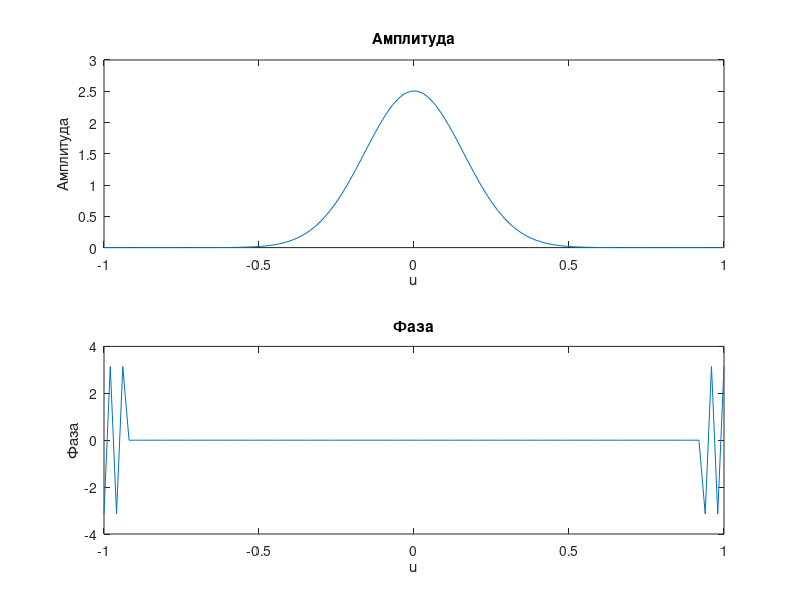

Reproduce this figure in MATLAB.
% Параметры гауссова пучка
sigma = 1; % Ширина гауссова пучка
N = 100; % Количество точек
x = linspace(-5, 5, N); % Диапазон x
u = linspace(-1, 1, N); % Диапазон u

% Гауссов пучок
f = exp(-x.^2 / (2 * sigma^2));

% Финитное преобразование Фурье методом прямоугольников
F = zeros(size(u));
dx = x(2) - x(1);

for k = 1:length(u)
    integrand = f .* exp(-1i * 2 * pi * u(k) * x);
    F(k) = sum(integrand) * dx;
end

% Амплитуда и фаза
amplitude = abs(F);
phase = angle(F);

% Построение графиков
figure;
subplot(2, 1, 1);
plot(u, amplitude);
title('Амплитуда');
xlabel('u');
ylabel('Амплитуда');

subplot(2, 1, 2);
plot(u, phase);
title('Фаза');
xlabel('u');
ylabel('Фаза');
